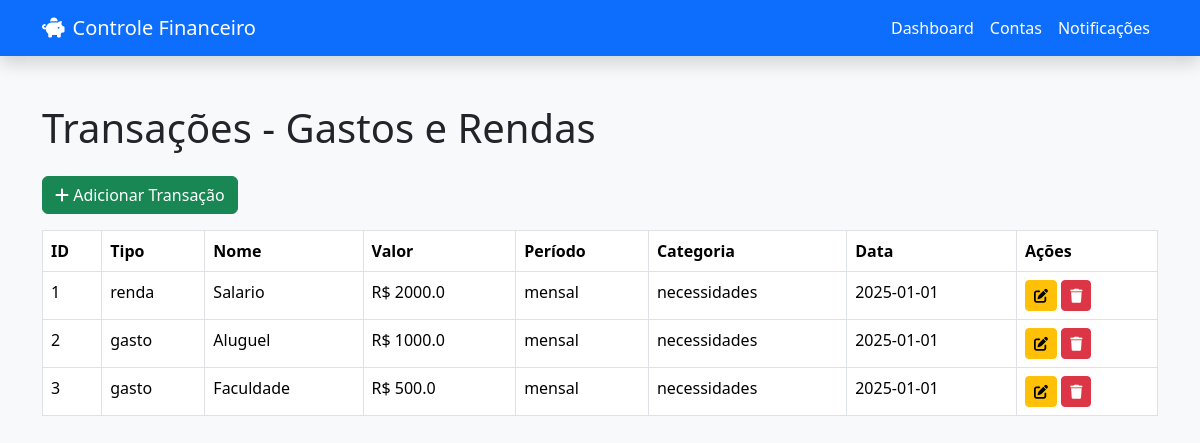
Page /transacoes (signed in) on the earlier database version.
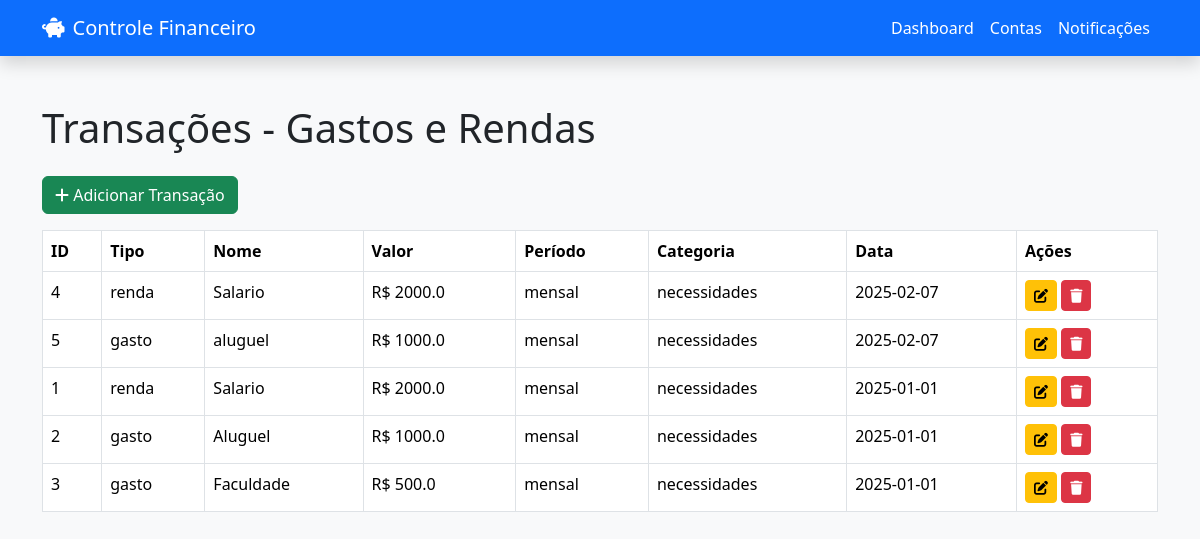
Same page on the later database version.
### tables this page shows
CREATE TABLE Transacoes (
        id INTEGER PRIMARY KEY AUTOINCREMENT,
        tipo TEXT NOT NULL,
        nome TEXT NOT NULL,
        valor REAL NOT NULL,
        periodo TEXT NOT NULL,
        categoria TEXT,
        data TEXT DEFAULT CURRENT_TIMESTAMP,
        notificado INTEGER DEFAULT 0
    , notificado_antecipado INTEGER DEFAULT 0);

### app.py (the view)
@app.route('/transacoes', methods=['GET'])
def transacoes_view():
    if 'user_id' not in session:
        flash("Você não está autenticado.", "error")
        return redirect(url_for('index'))
    conn = conectar_bd()
    if conn is None:
        flash("Erro ao conectar ao banco de dados", "danger")
        return redirect(url_for('dashboard'))
    cursor = conn.cursor()
    cursor.execute("SELECT * FROM Transacoes ORDER BY data DESC")
    transacoes = cursor.fetchall()
    conn.close()
    return render_template('transacoes.html', transacoes=transacoes)

### app.py (called while the page is built)
def conectar_bd():
    try:
        conn = sqlite3.connect('financeiro.db')
        conn.row_factory = sqlite3.Row
        return conn
    except sqlite3.Error as e:
        flash(f"Erro ao conectar com o banco de dados: {e}", "danger")
        return None

### templates/transacoes.html (shortened to what this page needs)
<!DOCTYPE html>
<html lang="pt-br">
<head>
  <link href="https://cdn.jsdelivr.net/npm/bootstrap@5.3.2/dist/css/bootstrap.min.css" rel="stylesheet">
  <link href="https://cdnjs.cloudflare.com/ajax/libs/font-awesome/6.0.0/css/all.min.css" rel="stylesheet">
</head>
<body class="bg-light">
  <nav class="navbar navbar-expand-lg navbar-dark bg-primary shadow">
    <div class="container">
      <a class="navbar-brand d-flex align-items-center" href="/dashboard">
        <i class="fa-solid fa-piggy-bank me-2"></i> Controle Financeiro
      </a>
      <div class="collapse navbar-collapse" id="navbarNav">
        <ul class="navbar-nav ms-auto">
          <li class="nav-item"><a class="nav-link text-white" href="/dashboard">Dashboard</a></li>
          <li class="nav-item"><a class="nav-link text-white" href="/contas">Contas</a></li>
          <li class="nav-item"><a class="nav-link text-white" href="/notificacoes">Notificações</a></li>
        </ul>
      </div>
    </div>
  </nav>
  <div class="container py-5">
    <h1 class="mb-4">Transações - Gastos e Rendas</h1>
    <a href="/adicionar_transacao" class="btn btn-success mb-3">
      <i class="fa-solid fa-plus"></i> Adicionar Transação
    </a>
    {% if transacoes %}
    <table class="table table-bordered">
      <thead>
        <tr>
          <th>ID</th>
          <th>Tipo</th>
          <th>Nome</th>
          <th>Valor</th>
          <th>Período</th>
          <th>Categoria</th>
          <th>Data</th>
          <th>Ações</th>
        </tr>
      </thead>
      <tbody>
        {% for t in transacoes %}
        <tr>
          <td>{{ t.id }}</td>
          <td>{{ t.tipo }}</td>
          <td>{{ t.nome }}</td>
          <td>R$ {{ t.valor }}</td>
          <td>{{ t.periodo }}</td>
          <td>{{ t.categoria }}</td>
          <td>{{ t.data }}</td>
          <td>
            <a href="/editar_transacao/{{ t.id }}" class="btn btn-warning btn-sm"><i class="fa-solid fa-edit"></i></a>
            <a href="/excluir_transacao/{{ t.id }}" class="btn btn-danger btn-sm" onclick="return confirm('Tem certeza?')"><i class="fa-solid fa-trash"></i></a>
          </td>
        </tr>
        {% endfor %}
      </tbody>
    </table>
    {% else %}
    <p class="text-muted">Nenhuma transação encontrada.</p>
    {% endif %}
  </div>
</body>
</html>

Differences in the rows shown:
added Transacoes: id "4", tipo "renda", nome "Salario", valor "2000.0", periodo "mensal", categoria "necessidades", data "2025-02-07"
added Transacoes: id "5", tipo "gasto", nome "aluguel", valor "1000.0", periodo "mensal", categoria "necessidades", data "2025-02-07"
